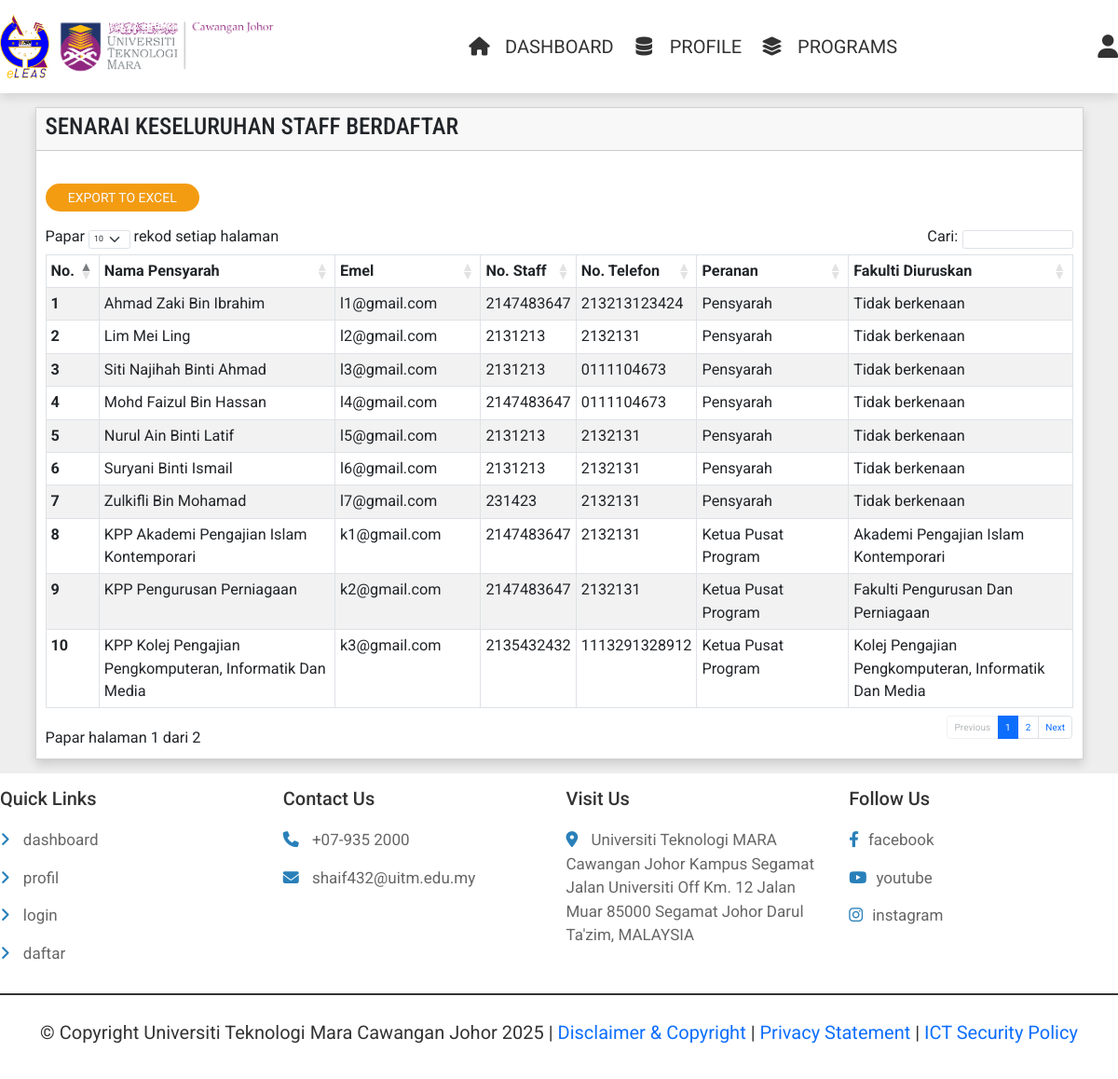
/admin_user.php?user_type=2 (signed in), run on the app's committed database.
### tables this page shows
CREATE TABLE `lecturers` (
  `lecturer_id` int(100) NOT NULL,
  `lecturer_name` varchar(70) NOT NULL,
  `staff_no` int(100) NOT NULL,
  `email` varchar(70) NOT NULL,
  `password` varchar(70) NOT NULL,
  `work_phone_no` varchar(70) NOT NULL
);

CREATE TABLE `kpps` (
  `kpp_id` int(100) NOT NULL,
  `name` varchar(70) NOT NULL,
  `staff_no` int(70) NOT NULL,
  `email` varchar(70) NOT NULL,
  `password` varchar(70) NOT NULL,
  `work_phone_no` varchar(70) NOT NULL,
  `faculty_id` int(11) NOT NULL
);

CREATE TABLE `faculty` (
  `faculty_id` int(100) NOT NULL,
  `kpp_id` int(100) NOT NULL,
  `name` varchar(70) NOT NULL,
  `faculty_code` varchar(20) NOT NULL
);

### admin_user.php (the view, shortened to what this page needs)
<?php
include 'components/connect.php';
?>
<!DOCTYPE html>
<html lang="en">
<head>
    <link rel="stylesheet" href="https://cdnjs.cloudflare.com/ajax/libs/font-awesome/6.1.1/css/all.min.css"
 />
    <link rel="stylesheet" href="https://cdn.jsdelivr.net/npm/bootstrap@5.1.3/dist/css/bootstrap.min.css"
>
    <link rel="stylesheet" href="https://cdnjs.cloudflare.com/ajax/libs/font-awesome/6.1.1/css/all.min.css">
    <link href="https://cdn.jsdelivr.net/npm/bootstrap@5.3.0-alpha3/dist/css/bootstrap.min.css" rel="stylesheet"
>
    <link rel="stylesheet" href="css/style.css">
    <link rel="stylesheet" href="css/dataTables.bootstrap.min.css" />
</head>
<body>
    <?php
    include 'components/clerk_header.php'; ?>
    <br>
    <?php
    if (!isset($_SESSION['admin_id'])) {
        header('location:admin_login.php');
    } else {
        ?>
        <?php if ($_GET['user_type'] == 1) {
            echo ' <div class="container " styles="border-radius: 15px;">
<div class="row">
    <div class="col-lg-12">
        <div class="card card-default rounded-0 shadow">
            <div class="card-header">
                <div class="row">
                    <div class="col-lg-8 col-md-8 col-sm-8">
                        <h1 class="card-title"
                            style="display: flex;  display: flex; align-items: center; font-family: Roboto Condensed, sans-serif; ">
                            SENARAI KESELURUHAN STAFF BERDAFTAR
                        </h1>
                    </div>
                    <div class="col-lg-4 col-md-4 col-sm-4 col-xs-6 text-end justify-content-end ">
                        <div style="display: flex; justify-content: flex-start; flex-wrap: wrap;">
                        </div>
                    </div>
                </div>
                <div style="clear:both"></div>
            </div>
            <div class="card-body">
            <br>
            <a id="export-btn" class=" option-btn text-light btn me-1 underline"
                                       style=" text-transform: uppercase; border-radius: 15px;font-size: 14px; padding: 5px 10px; display: flex; align-items: center; justify-content: center; height: 30px; width: 15%;">
                                       EXPORT TO EXCEL
                                    </a>
                                    <br>
                <div class="row">
                    <div class="col-sm-12 table-responsive" style="font-size:162.5%;">
                        <table id="myTable" class="table table-bordered table-striped">
                            <thead>
                                <tr>
                                    <th>No.</th>
                                    <th>Nama Pelajar</th>
                                    <th>kod Program</th>
                                    <th>Fakulti</th>
                                    <th>Semester</th>
                                    <th>Emel</th>
                                    <th>No. Pelajar</th>
                                    <th>No. Telefon</th>
                                    <th>No. Telefon Rumah</th>
                                </tr>
                            </thead>
                            <tbody>'; ?>
            <?php
            $no = 1;
                    $result = $conn->prepare("SELECT * FROM `students` ");
                    $result->execute();
                    if ($result->rowCount() > 0) {
                        while ($row = $result->fetch(PDO::FETCH_ASSOC)) {
                            $name = $row['name'];
                            $email = $row['email'];
                            $student_no = $row['student_no'];
                            $program_id = $row['program_id'];
                            $faculty_id = $row['faculty_id'];
                            $semester = $row['semester'];
                            $phone_no = $row['phone_no'];
                            $home_phone_no = $row['home_phone_no'];
                            $student_id = $row['student_id'];
                            $resultz = $conn->prepare("SELECT * FROM `programs` WHERE program_id =? ");
                            $resultz->execute([$program_id]);
                            if ($resultz->rowCount() > 0) {
                                while ($rowz = $resultz->fetch(PDO::FETCH_ASSOC)) {
                                    $program_code = $rowz['program_code'];}}
                                    $resultz = $conn->prepare("SELECT * FROM `faculty` WHERE faculty_id =? ");
                                    $resultz->execute([$faculty_id]);
                                    if ($resultz->rowCount() > 0) {
                                        while ($rowz = $resultz->fetch(PDO::FETCH_ASSOC)) {
                                            $faculty = $rowz['name'];}}
                            echo '<tr>
                                                <th>' . $no . '</th>
                                                <td>' . $name . '</td>
                                                <td>' . $program_code . '</td>
                                        <td>' . $faculty . '</td>
                                                <td>' . $semester . '</td>
                                                <td>' . $email . '</td>
                                                <td>' . $student_no . '</td>
                                                <td>' . $phone_no . '</td>
                                                <td>' . $home_phone_no . '</td>
                                </tr>';
                            $no++;
                        }
                    }
            ?>
            <?php echo
                '</tbody>
                        </table>
                    </div>
                </div>
            </div>
        </div>
    </div>
</div>
</div>';
        }  else if ($_GET['user_type'] == 2) {
            echo ' <div class="container " styles="border-radius: 15px;">
    <div class="row">
        <div class="col-lg-12">
            <div class="card card-default rounded-0 shadow">
                <div class="card-header">
                    <div class="row">
                        <div class="col-lg-8 col-md-8 col-sm-8">
                            <h1 class="card-title"
                                style="display: flex;  display: flex; align-items: center; font-family: Roboto Condensed, sans-serif; ">
                                SENARAI KESELURUHAN STAFF BERDAFTAR
                            </h1>
                        </div>
                        <div class="col-lg-4 col-md-4 col-sm-4 col-xs-6 text-end justify-content-end ">
                        </div>
                    </div>
                </div>
                <div class="card-body">
                <br>
                <a id="export-btn" class=" option-btn text-light btn me-1 underline"
                                           style=" text-transform: uppercase; border-radius: 15px;font-size: 14px; padding: 5px 10px; display: flex; align-items: center; justify-content: center; height: 30px; width: 15%;">
                                           EXPORT TO EXCEL
                                        </a>
                                        <br>
                    <div class="row">
                        <div class="col-sm-12 table-responsive" style="font-size:162.5%;">
                            <table id="myTable" class="table table-bordered table-striped">
                                <thead>
                                    <tr>
                                        <th>No.</th>
                                        <th>Nama Pensyarah</th>
                                        <th>Emel</th>
                                        <th>No. Staff</th>
                                        <th>No. Telefon</th>
                                        <th>Peranan</th>
                                        <th>Fakulti Diuruskan</th>
                                    </tr>
                                </thead>
                                <tbody>'; ?>
                <?php
                $no = 1;
                $result = $conn->prepare("SELECT * FROM `lecturers`");
                $result->execute();
                if ($result->rowCount() > 0) {
                    while ($row = $result->fetch(PDO::FETCH_ASSOC)) {
                        $lecturer_name = $row['lecturer_name'];
                        $lecturer_email = $row['email'];
                        $lecturer_no = $row['staff_no'];
                        $lecturer_work_phone_no = $row['work_phone_no'];
                        echo '<tr>
                                                    <th>' . $no . '</th>
                                                    <td>' . $lecturer_name . '</td>
                                                    <td>' . $lecturer_email . '</td>
                                            <td>' . $lecturer_no . '</td>
                                                    <td>' . $lecturer_work_phone_no . '</td>
                                                    <td>' . "Pensyarah" . '</td>
                                                    <td>' . "Tidak berkenaan" . '</td>
                                    </tr>';
                        $no++;
                    }
                }
                $result = $conn->prepare("SELECT * FROM `kpps`");
                $result->execute();
                if ($result->rowCount() > 0) {
                    while ($row = $result->fetch(PDO::FETCH_ASSOC)) {
                        $kpp_name = $row['name'];
                        $kpp_email = $row['email'];
                        $kpp_no = $row['staff_no'];
                        $faculty_id = $row['faculty_id'];
                        $kpp_work_phone_no = $row['work_phone_no'];
                        $results = $conn->prepare("SELECT * FROM `faculty` WHERE faculty_id=?");
                        $results->execute([$faculty_id]);
                        if ($results->rowCount() > 0) {
                            while ($rows = $results->fetch(PDO::FETCH_ASSOC)) {
                                $faculty = $rows['name'];}}
                        echo '<tr>
                                                    <th>' . $no . '</th>
                                                    <td>' . $kpp_name . '</td>
                                                    <td>' . $kpp_email . '</td>
                                            <td>' . $kpp_no . '</td>
                                                    <td>' . $kpp_work_phone_no . '</td>
                                                    <td>' . "Ketua Pusat Program" . '</td>
                                                    <td>' . $faculty . '</td>
                                    </tr>';
                        $no++;
                    }
                }
                ?>
            <?php echo
                '</tbody>
                            </table>
                        </div>
                    </div>
                </div>
            </div>
        </div>
    </div>
    </div>';
        }
        ?>
        <?php
    }
    ?>
    <br>
    <?php include 'components/clerk_footer.php'; ?>
</body>
</html>

### css/style.css (style rules this page uses)
:root { --main-color:#2980b9; --orange:#f39c12; --red:#e74c3c; --black:#333; --white:#fff; --green:#05b749; --light-color:#666; --light-bg:#eee; --border:.2rem solid var(--black); --box-shadow:0 .5rem 1rem rgba(0,0,0,.1); --uitm-color:#90267f; }
.underline { text-decoration: none; }
* { font-family: 'Roboto', sans-serif; margin:0; padding:0; box-sizing: border-box; outline: none; border:none; text-decoration: none; }
html { font-size: 62.5%; overflow-x: hidden; }
body { background-color: var(--light-bg); }
.btn, .delete-btn, .option-btn, .green-btn { display: block; width: 100%; margin-top: 1rem; border-radius: .5rem; padding:1rem 3rem; font-size: 1.7rem; text-transform: capitalize; color:var(--white); cursor: pointer; text-align: center; }
.btn { background-color: var(--main-color); }
.option-btn { background-color: var(--orange); }

### data on the page
lecturers: lecturer_name "Ahmad Zaki Bin Ibrahim", email "l1@gmail.com", staff_no "2147483647", work_phone_no "213213123424"
lecturers: lecturer_name "Lim Mei Ling", email "l2@gmail.com", staff_no "2131213", work_phone_no "2132131"
lecturers: lecturer_name "Siti Najihah Binti Ahmad", email "l3@gmail.com", staff_no "2131213", work_phone_no "0111104673"
lecturers: lecturer_name "Mohd Faizul Bin Hassan", email "l4@gmail.com", staff_no "2147483647", work_phone_no "0111104673"
lecturers: lecturer_name "Nurul Ain Binti Latif", email "l5@gmail.com", staff_no "2131213", work_phone_no "2132131"
lecturers: lecturer_name "Suryani Binti Ismail", email "l6@gmail.com", staff_no "2131213", work_phone_no "2132131"
lecturers: lecturer_name "Zulkifli Bin Mohamad", email "l7@gmail.com", staff_no "231423", work_phone_no "2132131"
kpps: name "KPP Akademi Pengajian Islam Kontemporari", email "k1@gmail.com", staff_no "2147483647", work_phone_no "2132131", faculty.name "Akademi Pengajian Islam Kontemporari"
kpps: name "KPP Pengurusan Perniagaan", email "k2@gmail.com", staff_no "2147483647", work_phone_no "2132131", faculty.name "Fakulti Pengurusan Dan Perniagaan"
kpps: name "KPP Kolej Pengajian Pengkomputeran, Informatik Dan Media", email "k3@gmail.com", staff_no "2135432432", work_phone_no "1113291328912", faculty.name "Kolej Pengajian Pengkomputeran, Informatik Dan Media"
